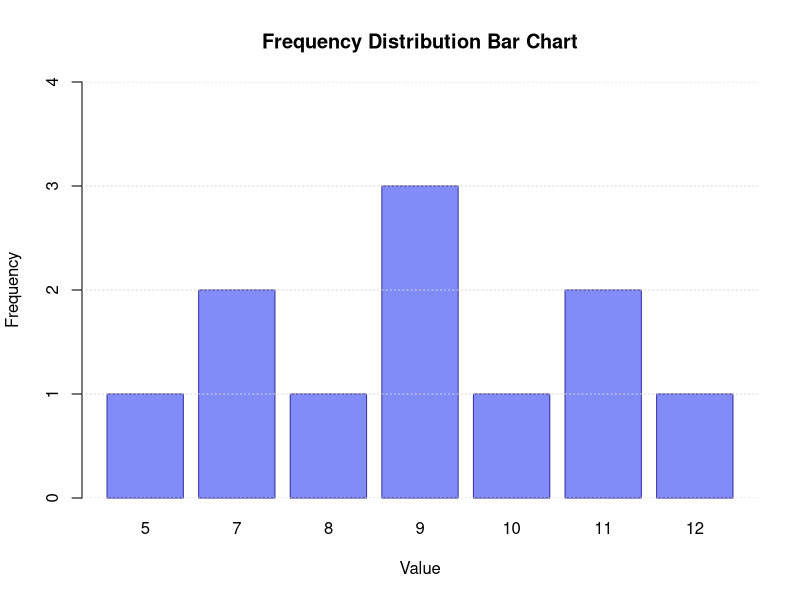

Source code (R):
# Question 22: Build a frequency distribution for 5,7,7,8,9,9,9,10,11,11,12 and draw a bar chart.

vals <- c(5, 7, 7, 8, 9, 9, 9, 10, 11, 11, 12)

freq_dist <- table(vals)
cat("--- Frequency Distribution ---\n")
print(freq_dist)

png("../screenshots/q22_barchart.png", width=800, height=600, res=120)
barplot(freq_dist, col="#818cf8", border="#3730a3", main="Frequency Distribution Bar Chart",
        xlab="Value", ylab="Frequency", ylim=c(0, max(freq_dist)+1))
grid(nx=NA, ny=NULL)
dev.off()
cat("\nBar chart saved to screenshots/q22_barchart.png\n")
